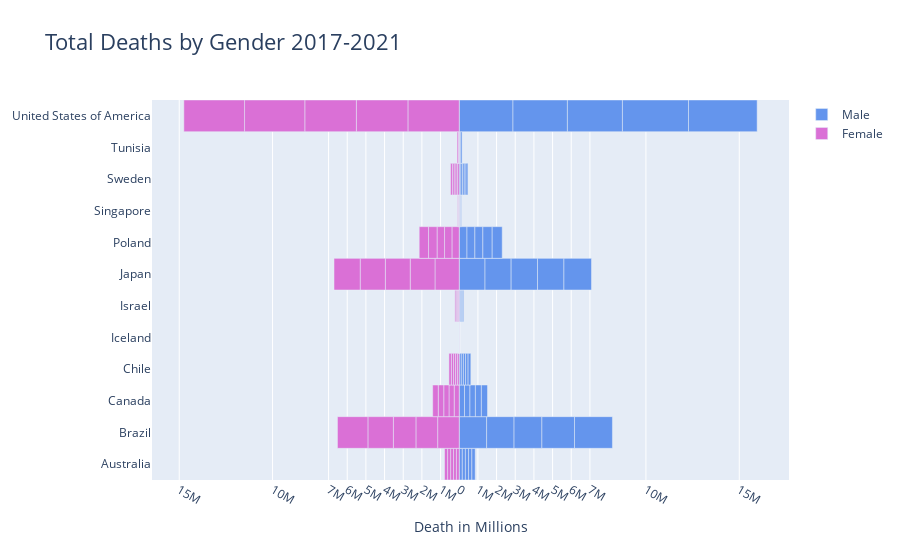

Notebook source saved alongside this figure:
### Code cell
# Creating instance of the figure 
fig = gp.Figure() 
  
# Adding Male data to the figure 
fig.add_trace(gp.Bar(y= y_death, x = x_M,  
                     name = 'Male', 
                     marker={'color': 'cornflowerblue'},
                     orientation = 'h')) 
  
# Adding Female data to the figure 
fig.add_trace(gp.Bar(y = y_death, x = x_F,
                     marker={'color': 'orchid'}, 
                     name = 'Female', orientation = 'h')) 
  
# Updating the layout for our graph 
fig.update_layout(title = 'Total Deaths by Gender 2017-2021', 
                 title_font_size = 22, barmode = 'relative', 
                 bargap = 0.0, bargroupgap = 0, 
                 xaxis = dict(tickvals = [-15000000,-10000000, -7000000, -6000000, -5000000, -4000000, -3000000, -2000000, -1000000, 
                                          0, 1000000, 2000000, 3000000, 4000000, 5000000, 6000000, 7000000, 10000000, 15000000], 
                                
                              ticktext = ["15M","10M","7M","6M","5M","4M","3M","2M","1M","0",  
                                          "1M","2M","3M","4M","5M","6M","7M","10M","15M"], 
                                
                              title = 'Death in Millions', 
                              title_font_size = 14) 
                 ) 
  
fig.show()

### Figure 1 — Plotly figure (JSON) as saved in the notebook; plotly's stock layout.template omitted (floating-point values rounded to 4 significant figures)
{"data": [{"marker": {"color": "cornflowerblue"}, "name": "Male", "orientation": "h", "type": "bar", "x": [164882, 165948, 169176, 176222, 178802, 1467232, 1468940, 1491038, 1748334, 2030700, 282198, 291542, 292684, 319444, 327452, 111546, 112186, 115264, 135272, 146870, 2248, 2278, 2314, 2334, 2356, 44846, 45296, 46016, 49840, 51550, 1381366, 1398276, 1413668, 1414842, 1476282, 415342, 422846, 427294, 499488, 537316, 21348, 21728, 21946, 23262, 25390, 88636, 89866, 90912, 93112, 99424, 29636, 47934, 74168, 2878222, 2916938, 2947646, 3539768, 3676216], "y": ["Australia", "Australia", "Australia", "Australia", "Australia", "Brazil", "Brazil", "Brazil", "Brazil", "Brazil", "Canada", "Canada", "Canada", "Canada", "Canada", "Chile", "Chile", "Chile", "Chile", "Chile", "Iceland", "Iceland", "Iceland", "Iceland", "Iceland", "Israel", "Israel", "Israel", "Israel", "Israel", "Japan", "Japan", "Japan", "Japan", "Japan", "Poland", "Poland", "Poland", "Poland", "Poland", "Singapore", "Singapore", "Singapore", "Singapore", "Singapore", "Sweden", "Sweden", "Sweden", "Sweden", "Sweden", "Tunisia", "Tunisia", "Tunisia", "United States of America", "United States of America", "United States of America", "United States of America", "United States of America", "Australia", "Australia", "Australia", "Australia", "Australia", "Brazil", "Brazil", "Brazil", "Brazil", "Brazil", "Canada", "Canada", "Canada", "Canada", "Canada", "Chile", "Chile", "Chile", "Chile", "Chile", "Iceland", "Iceland", "Iceland", "Iceland", "Iceland", "Israel", "Israel", "Israel", "Israel", "Israel", "Japan", "Japan", "Japan", "Japan", "Japan", "Poland", "Poland", "Poland", "Poland", "Poland", "Singapore", "Singapore", "Singapore", "Singapore", "Singapore", "Sweden", "Sweden", "Sweden", "Sweden", "Sweden", "Tunisia", "Tunisia", "Tunisia", "United States of America", "United States of America", "United States of America", "United States of America", "United States of America"]}, {"marker": {"color": "orchid"}, "name": "Female", "orientation": "h", "type": "bar", "x": [-152438, -153424, -156218, -161702, -164136, -1155146, -1164914, -1207450, -1364054, -1633232, -271180, -277918, -279866, -295828, -297380, -101186, -101368, -104020, -117038, -128364, -2224, -2238, -2240, -2276, -2310, -43896, -44228, -45992, -47754, -49994, -1299428, -1326664, -1331842, -1347344, -1403430, -390362, -396572, -401106, -455222, -501718, -18178, -18460, -18630, -18706, -21150, -89770, -91046, -93588, -94284, -97764, -21644, -36672, -59996, -2748784, -2761472, -2762030, -3227690, -3252246], "y": ["Australia", "Australia", "Australia", "Australia", "Australia", "Brazil", "Brazil", "Brazil", "Brazil", "Brazil", "Canada", "Canada", "Canada", "Canada", "Canada", "Chile", "Chile", "Chile", "Chile", "Chile", "Iceland", "Iceland", "Iceland", "Iceland", "Iceland", "Israel", "Israel", "Israel", "Israel", "Israel", "Japan", "Japan", "Japan", "Japan", "Japan", "Poland", "Poland", "Poland", "Poland", "Poland", "Singapore", "Singapore", "Singapore", "Singapore", "Singapore", "Sweden", "Sweden", "Sweden", "Sweden", "Sweden", "Tunisia", "Tunisia", "Tunisia", "United States of America", "United States of America", "United States of America", "United States of America", "United States of America", "Australia", "Australia", "Australia", "Australia", "Australia", "Brazil", "Brazil", "Brazil", "Brazil", "Brazil", "Canada", "Canada", "Canada", "Canada", "Canada", "Chile", "Chile", "Chile", "Chile", "Chile", "Iceland", "Iceland", "Iceland", "Iceland", "Iceland", "Israel", "Israel", "Israel", "Israel", "Israel", "Japan", "Japan", "Japan", "Japan", "Japan", "Poland", "Poland", "Poland", "Poland", "Poland", "Singapore", "Singapore", "Singapore", "Singapore", "Singapore", "Sweden", "Sweden", "Sweden", "Sweden", "Sweden", "Tunisia", "Tunisia", "Tunisia", "United States of America", "United States of America", "United States of America", "United States of America", "United States of America"]}], "layout": {"bargap": 0, "bargroupgap": 0, "barmode": "relative", "title": {"font": {"size": 22}, "text": "Total Deaths by Gender 2017-2021"}, "xaxis": {"ticktext": ["15M", "10M", "7M", "6M", "5M", "4M", "3M", "2M", "1M", "0", "1M", "2M", "3M", "4M", "5M", "6M", "7M", "10M", "15M"], "tickvals": [-15000000, -10000000, -7000000, -6000000, -5000000, -4000000, -3000000, -2000000, -1000000, 0, 1000000, 2000000, 3000000, 4000000, 5000000, 6000000, 7000000, 10000000, 15000000], "title": {"font": {"size": 14}, "text": "Death in Millions"}}}}
